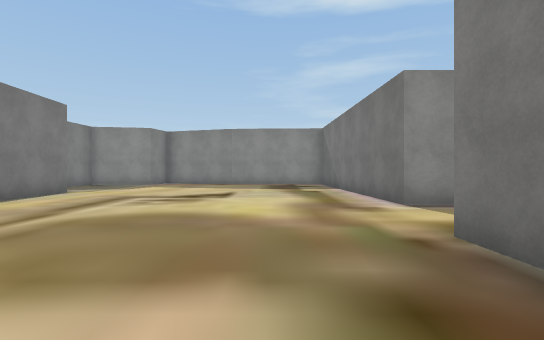
View 1 (above)

24 first-person views from a walk through a scene from a Unity 3-D project. The camera is 1.3 m above the floor, looks level and sees 85° across. The floor is counted in squares, 2 m on a side. Each view is taken from the middle of a square. On the plan, view 1 faces up. The plan holds only what a view shows up to about 9 squares ahead; the rest is blank. The place goes on beyond the plan. Some surface patterns are stand-ins.

View 2
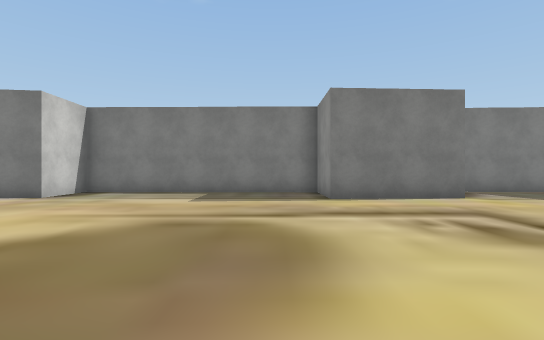

View 3
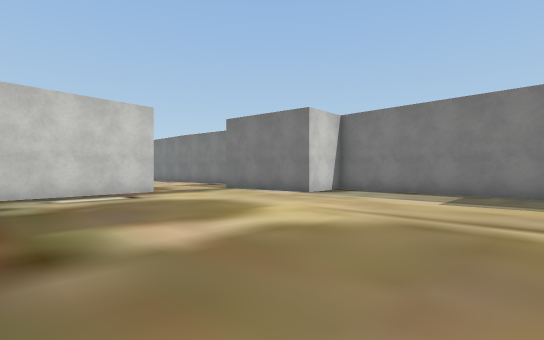

View 4
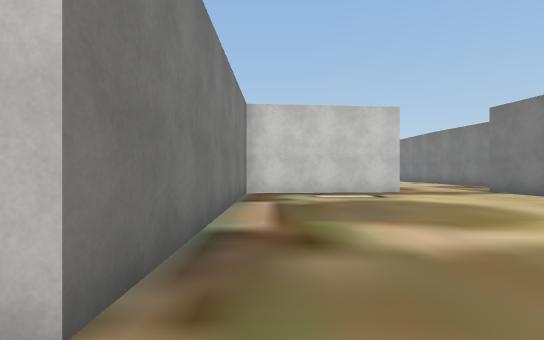

View 5
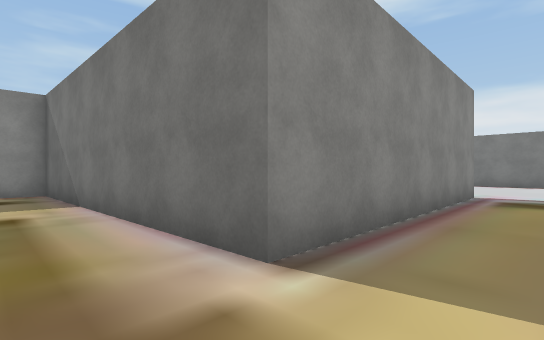

View 6
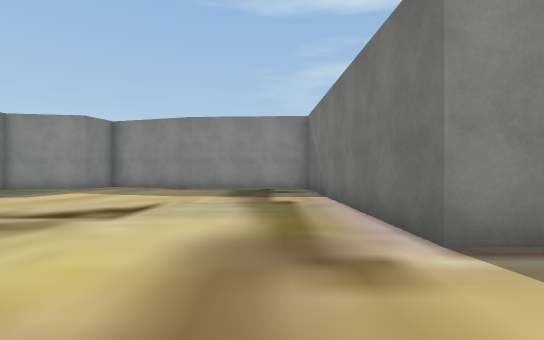

View 7
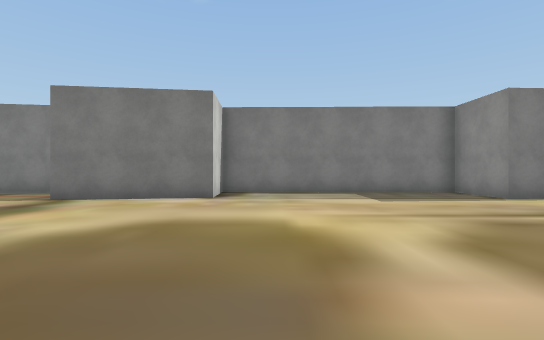

View 8
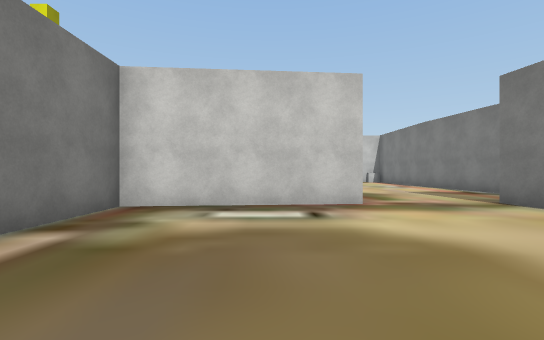

View 9
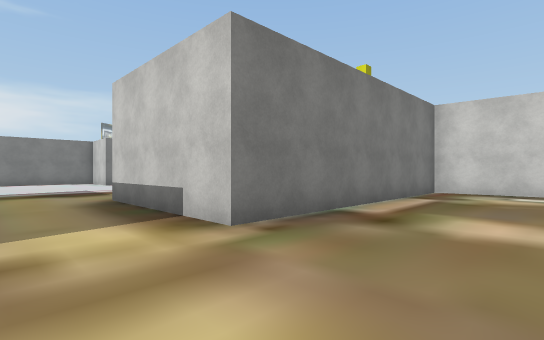

View 10
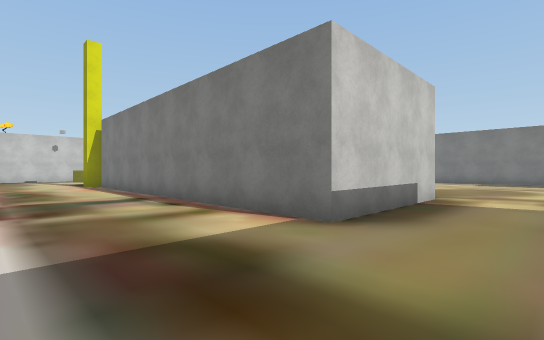

View 11
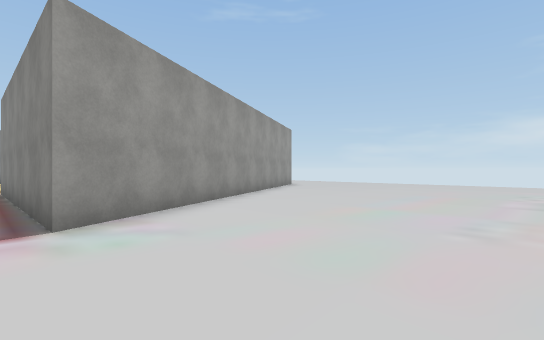

View 12
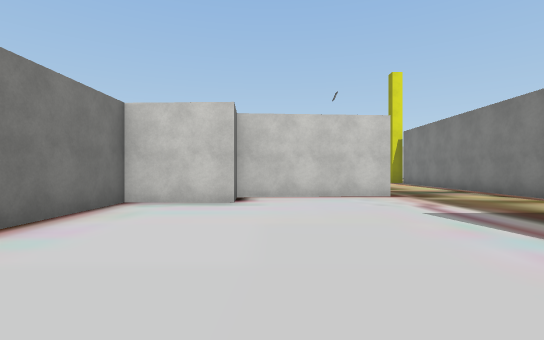

View 13
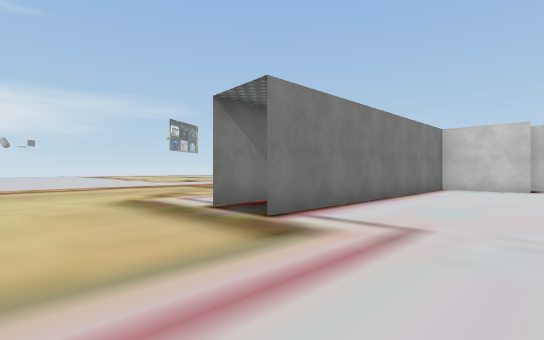

View 14
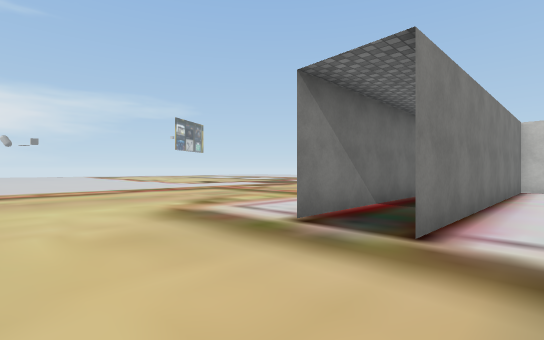

View 15
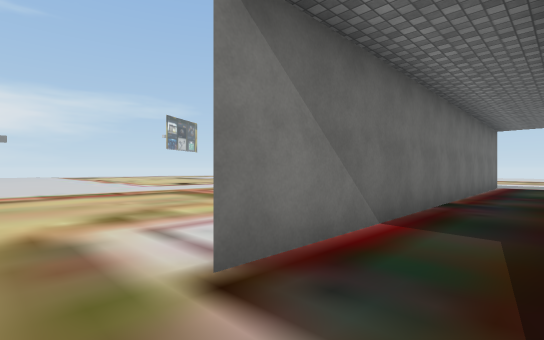

View 16
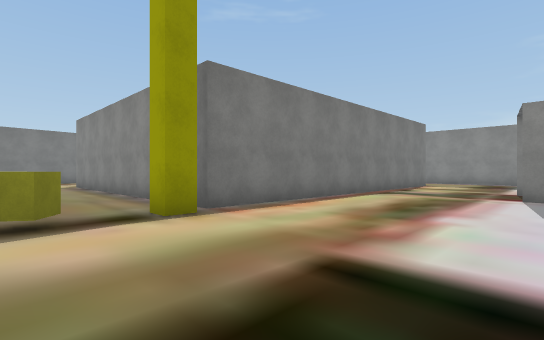

View 17
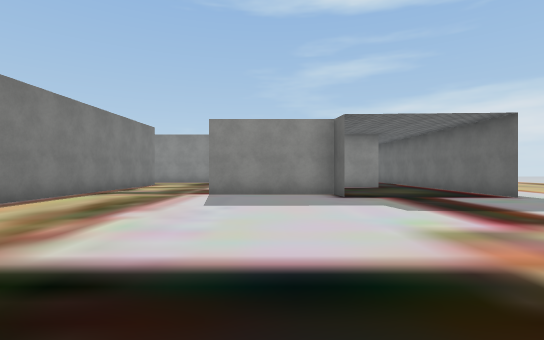

View 18
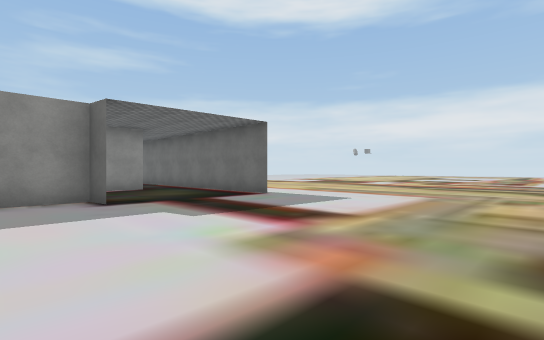

View 19
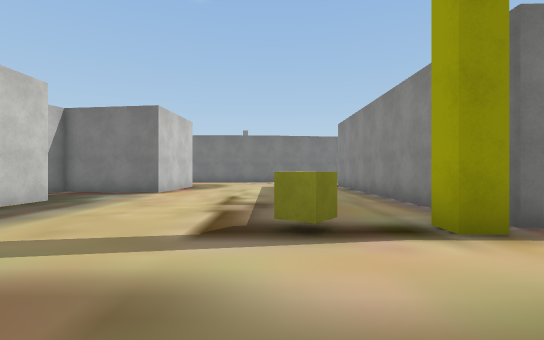

View 20
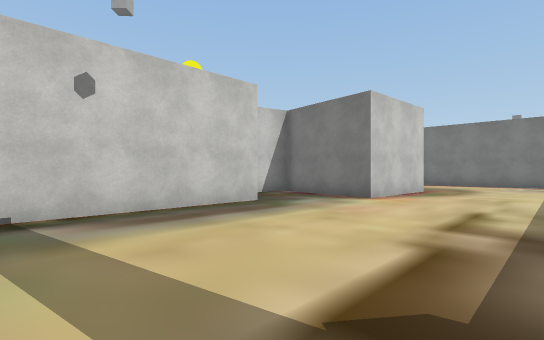

View 21
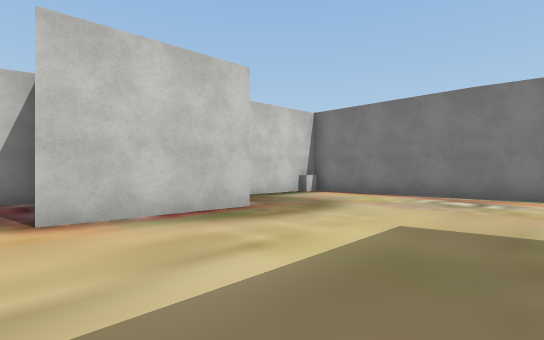

View 22
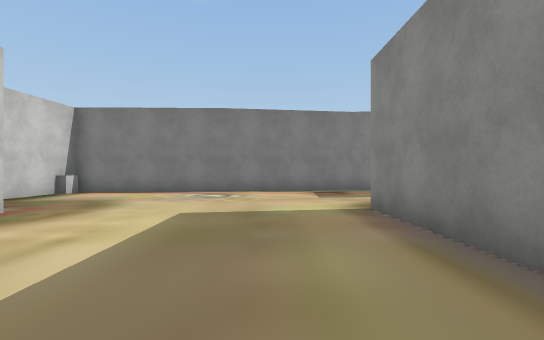

View 23
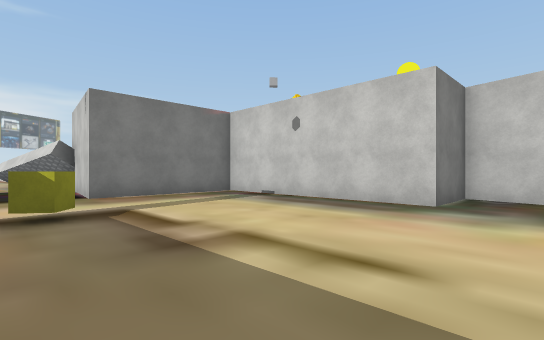

View 24
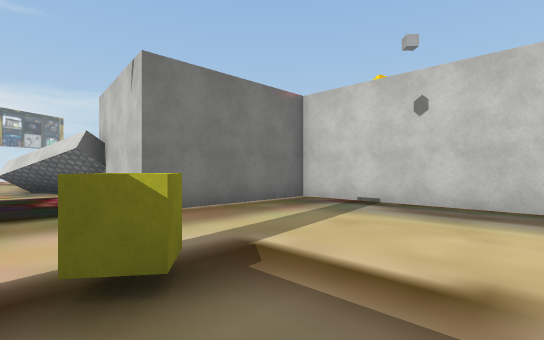

### Floor plan
Points are (right, up) in squares from view 1. A wall is a line through its corners. A room is listed if a view was taken in it or the views show most of it. See-through windows are left out.
Room 1 (views 1, 2, 3, 4, 5, 6, 7, 8, 9)
walls: (-5.8, 8.5) (-5.7, 5.4) (-7.6, 5.4) (-7.8, -1.5) (-5.9, -1.4) (-5.5, -4.9); (6.5, 5.6) (2.4, 5.5) (2.3, 12.5); (-2.8, -4.7) (1.7, -4.3) (1.8, 2.9) (6, 2.9); (-7.7, 12) (-7.8, 9.6)
ways out: opening at (-4.5, -4.5) to room 2; opening at (5.5, 4.5) to room 2
Room 2 (views 10, 11, 12, 13, 14, 15, 16, 17, 18, 19, 20, 21, 22, 23, 24)
walls: (12.8, -2.9) (12.6, -2.1) (9.3, -2.2); (12.8, 0.3) (12.7, 1.1) (15, 1) (15, 9.2); (9, -0.3) (12.9, 0); (16.8, -3.1) (16.6, 9); (13, -9.9) (14.8, -9.5); (5.8, -7.6) (5.8, -8.1); (6.1, -8.1) (5.5, -8.1); (6, 2.9) (5.8, -7.2) (-3, -7.3); (6.3, 11) (9.2, 5.6) (6.5, 5.6); (-2.5, -13.1) (0.5, -13.2) (0.1, -16.2) (2.6, -16.8) (2.7, -14.8) (8.7, -14.8) (8.6, -10.8) (12.4, -11.2); (-7.5, -6.4) (-6.9, -10.6); (-6.9, -10.5) (-6.8, -14.8) (-4.2, -15)
ways out: opening at (-4.5, -4.5) to room 1; opening at (5.5, 4.5) to room 1
objects: cube (-6, -15); yellow cube (6, -10) to (6, -9)

Positions as (right, up) in squares from view 1, and headings:
1: (0, 0), facing up
2: (1, 4), facing left
3: (1, 4), facing down-left
4: (1, 4), facing down
5: (1, 4), facing up-right
6: (1, 3), facing up
7: (1, 0), facing left
8: (-1, 1), facing down
9: (-1, 5), facing down-right
10: (9, 5), facing down-left
11: (13, 5), facing up-left
12: (12, 7), facing down
13: (12, 12), facing down-right
14: (14, 12), facing down-right
15: (15, 10), facing down-right
16: (10, -10), facing up-left
17: (11, -10), facing up
18: (11, -9), facing up-right
19: (9, -10), facing left
20: (7, -10), facing down-left
21: (1, -9), facing down-left
22: (2, -9), facing left
23: (1, -9), facing down-right
24: (4, -9), facing down-right
